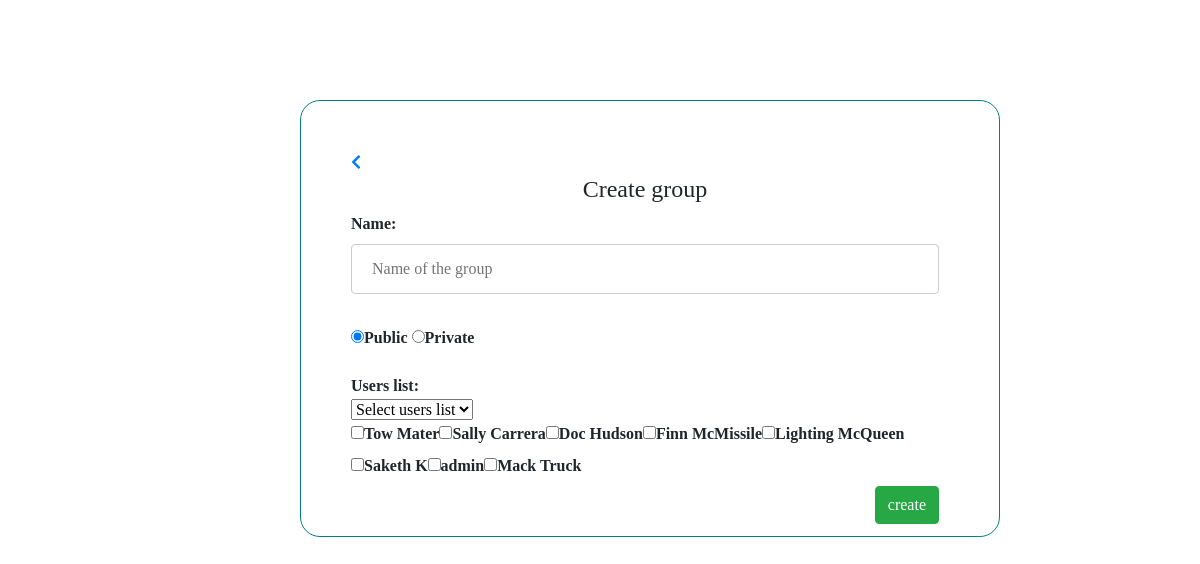
Page /creategroup.php (signed in) on the earlier database version.
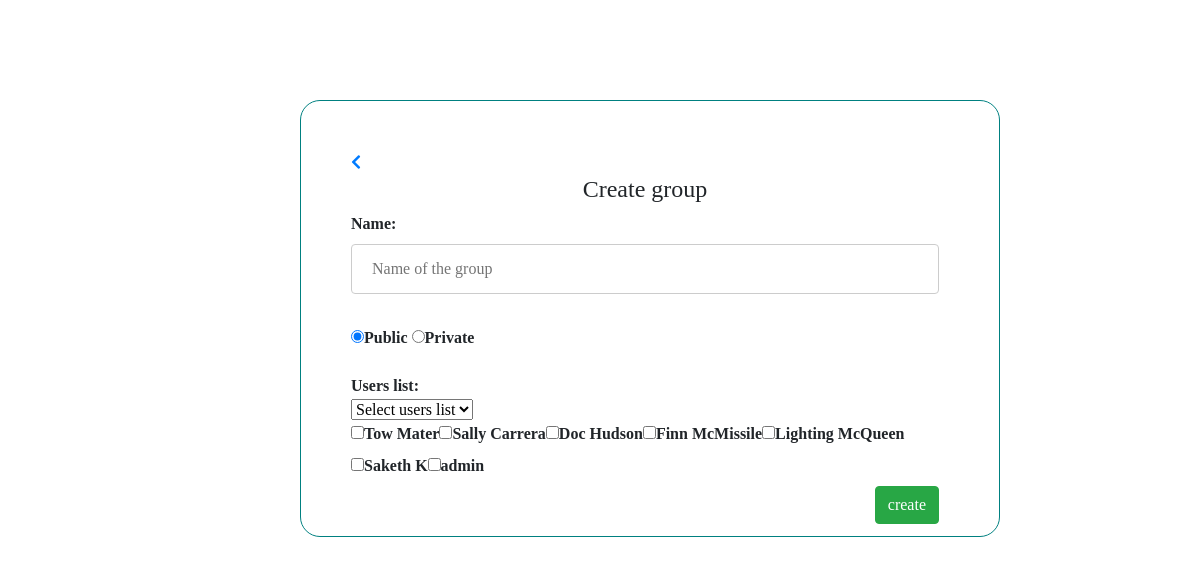
Same page on the later database version.
### tables this page shows
CREATE TABLE `users` (
  `user_id` int(30) NOT NULL,
  `user_name` varchar(30) NOT NULL,
  `email_id` varchar(30) NOT NULL,
  `password` varchar(30) NOT NULL,
  `user_image` text NOT NULL,
  `posts` text,
  `comments` text NOT NULL
);

### creategroup.php (the view, shortened to what this page needs)
<!DOCTYPE html>
<html>
<head>
<link rel ="stylesheet" a href="css\creategroup.css">
<link rel="stylesheet" href="https://use.fontawesome.com/releases/v5.0.13/css/all.css"
>
<link rel="stylesheet" href="https://stackpath.bootstrapcdn.com/bootstrap/4.1.1/css/bootstrap.min.css"
>
</head>
<body>
<div class="formdiv">
	<div class="align">
    <form method ="post">
    <a href=home.php <i class="fas fa-chevron-left" ></i></a>
	<H4 style="text-align: center;"> Create group </H4>
	Name:<br>
	<input type="text" id="text" name="gname" size="50"placeholder="Name of the group" required /><br><br>
	<input type="radio" name="privacy" value="public" checked/>Public
	<input type="radio" name="privacy" value="private"/>Private<br><br>
	Users list:<br>
    <?php
        global $dbc;
        $user_id = $_SESSION['user_id'];
        $list="";
        $list=$list."<div class='multiselect'>";
        $list=$list."<div class='selectBox' onclick='showCheckboxes()'>";
        $list=$list."<select><option>Select users list</option>";
        $list=$list."</select>";
        $list=$list."<div class='overSelect'></div>";
        $list=$list."</div>";
        $list=$list."<div id='checkboxes'>";
         $sqlist = "SELECT user_name,user_id from users where user_id != '$user_id'";
        $runlist= mysqli_query($dbc,$sqlist);
        while($resultlist = mysqli_fetch_array($runlist)){
            $userlist_name= $resultlist['user_name'];
            $userlist_id = $resultlist['user_id'];
            $list=$list."<label>";
            $list=$list."<input type='checkbox' name='ulist[]'  value='".$userlist_id."'/>$userlist_name</label>";
        }
     $list=$list."</div>";
     $list=$list."</div>";
     $list=$list."<input type='submit' name='submit' value='create' class='btn btn-success' style='float:right'/>";
        echo $list;
    ?>
    </form>
</div>
</div>
</body>
</html>

Differences in the rows shown:
removed users: user_name "Mack Truck"
Other differences:
form field value: "☐ ☐ ☐ ☐ ☐ ☐ ☐ ☐" → "☐ ☐ ☐ ☐ ☐ ☐ ☐"
